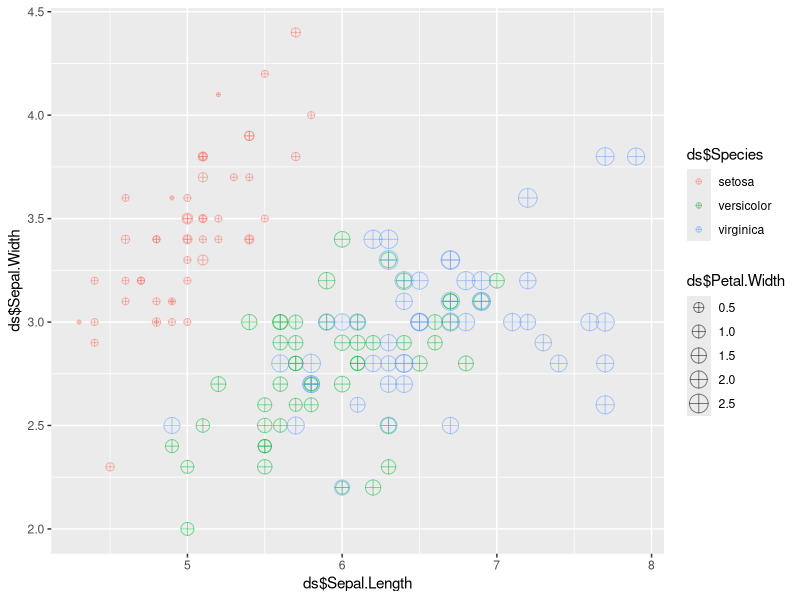
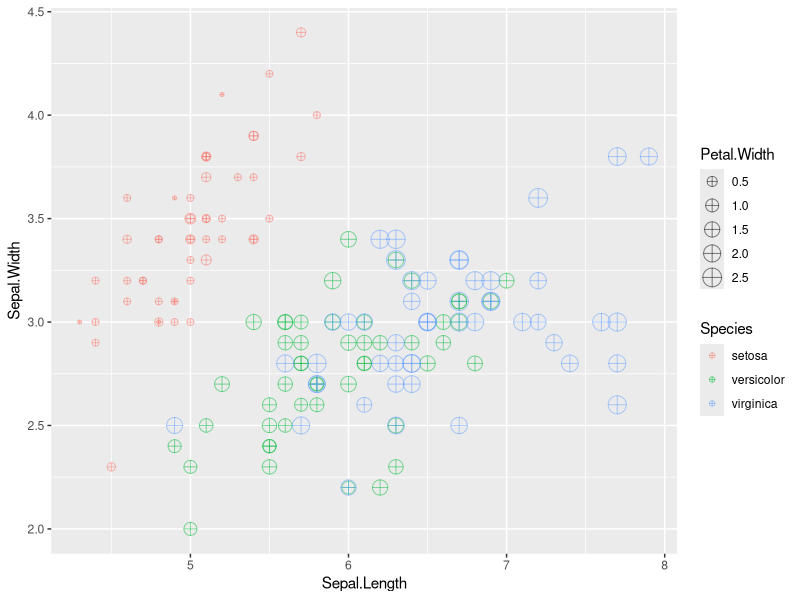

These charts were generated, in order, by the following R code: (Note: this script raises an error after producing the figures.)
# Postwork Sesión 2.
# EQUIPO 6
# INTEGRANTES
# Omar Arellano Carballo
# Emmanuel Acevedo Díaz
# José B
# Israel uriel
# Haniel Mizraim Rojo Salazar
# Oscar Herrasti Real

#### Desarrollo
#Objetivo
"Conocer algunas de las bases de datos disponibles en R
Observar algunas características y manipular los DataFrames con dplyr
Realizar visualizaciones con ggplot
1.	Inspecciona el DataSet iris_meaniris disponible directamente en R. Identifica 
las variables que contiene y su tipo, asegúrate de que no hayan datos faltantes 
y que los datos se encuentran listos para usarse.

Se léen los datos y se pasa data set a una variable para su análisis"
ds <- iris
"data frame con los datos"
class(ds)
"descripción de la estructura"
str(ds)
"primeros 6  filas"
head(ds)
"clase del objeto <- data frame"
class(ds)
"ver que dimensión tiene <- 150 5"
dim(ds)
"ver los datos"
View(ds)
"limpieza de datos, validar que no haya NA, todos son TRU <- no hay NA"
complete.cases(ds)

"2.	Crea una gráfica de puntos que contenga Sepal.Lenght en el eje horizontal, 
Sepal.Width en el eje vertical, que identifique Species por color 
y que el tamaño de la figura está representado por Petal.Width. 
Asegúrate de que la geometría contenga shape = 10 y alpha = 0.5.

se carga librería de gráficas"
library(ggplot2)

"se ejecuta la función para crear la gráfica considerando el eje x sepal.length
y las y con sepal.with y se agrega la geometría shape con valor 10 y alpha con valor 0.5"

ggplot(ds, aes(x = ds$Sepal.Length, y = ds$Sepal.Width, 
              color = ds$Species, size = ds$Petal.Width )) +
  geom_point(shape = 10, alpha = 0.5)

"3.	Crea una tabla llamada iris_mean que contenga el promedio de todas las variables 
agrupadas por Species.

cargamos la libreria para el manejo de tablas"
library(dplyr)

"traemos los datos"
ds
"se cargan los datos con las siguientes consideraciones, 
se saca la media de las variables length, width de sepal y length, width de petal
estos valores se agrupan para la media con la variable species"
iris_mean <- ds %>%
          group_by(Species) %>%
          summarize(media_sepal_len = mean(Sepal.Length),
                   media_sepal_wid = mean(Sepal.Width),
                   media_petal_len = mean(Petal.Length),
                   media_petal_wid = mean(Petal.Width))
head(iris_mean)
"resutado completo:"
iris_mean
# A tibble: 3 × 5
"Species    media_sepal_len media_sepal_wid media_petal_len media_petal_wid
<fct>                <dbl>           <dbl>           <dbl>           <dbl>
  1 setosa                5.01            3.43            1.46           0.246
2 versicolor            5.94            2.77            4.26           1.33 
3 virginica             6.59            2.97            5.55           2.03 

4.	Con esta tabla, agrega a tu gráfica anterior otra geometría de puntos 
para agregar los promedios en la visualización. 

Asegúrate que el primer argumento de la geometría sea el nombre de tu tabla y 
que los parámetros sean shape = 23, size = 4, fill = black y stroke = 2. 
También agrega etiquetas, temas y los cambios necesarios para mejorar tu visualización.

se carga librería de gráficas, se pone como referencia pues no se requiere cargarla dos veces"
library(ggplot2)

"se ejecuta la función, con las siguintes consideraciones
grafica original y se graban sus características en la variable graph"
graph <- ggplot(ds, aes(x = Sepal.Length, y = Sepal.Width, 
                        color = Species, size = Petal.Width )) +
  geom_point(shape = 10, alpha = 0.5)

"se pinta la gráfica para ver el resultado"
graph

"se añaden a la función nuevas características y los datos de las medias para incorporarlos
a la gráfica"

graph <- graph +  
  geom_point(data = iris_mean, shape = 23, size = 4, fill = "black", stroke = 2)

"se pinta la gráfica para ver el resultado"
graph  



